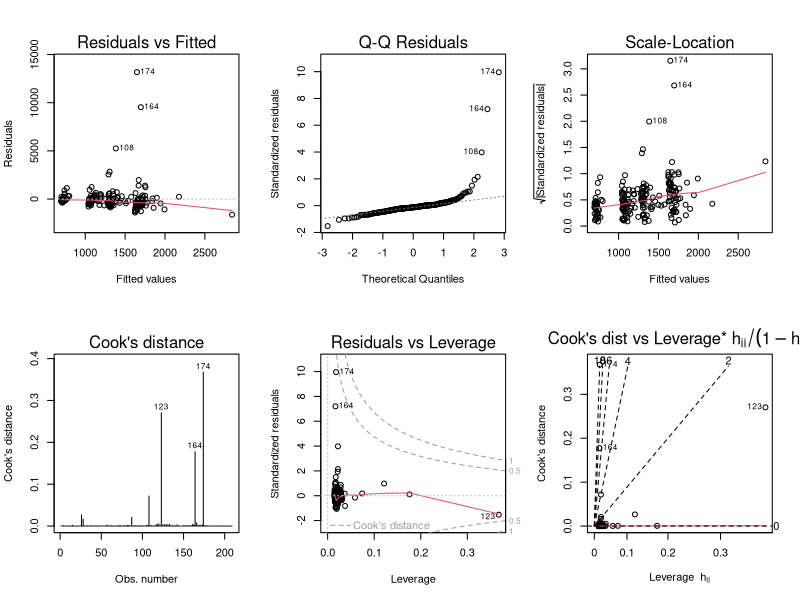
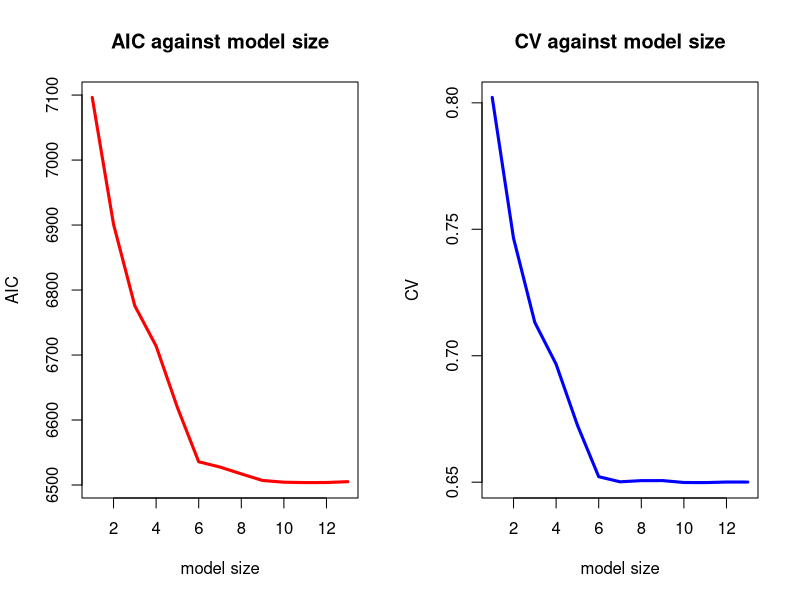

These figures' R source, in order:
## ---- chunk 1
knitr::opts_chunk$set(echo = TRUE, tidy.opts=list(width.cutoff=60), tidy=TRUE)
## ---- chunk 2
XXAXX = (1.079e-05 - 0)/ 1.095e-05
XXAXX
XXBXX = 2 * (1 - pt(0.9853881, df = 558))
XXBXX
XXFXX = pf(34.16, 13, 558, lower.tail = F)
XXFXX
## ---- chunk 3
ceodata<-read.csv("ceodata_num.csv")
## ---- chunk 4
# Code for fitting regression here
ceodata$FirmType<-factor(ceodata$FirmType,levels=c(1,2,3,4),labels=c("consumer product ","finance","industry","utility"))
fit = lm(salary~sales+FirmType, data = ceodata)
summary(fit)
## ---- chunk 5
# Code for different slopes for each type of firm
fit2 = lm(salary~sales+FirmType+sales:FirmType, data = ceodata) 
summary(fit2)
## ---- chunk 6
# Code for evaluating model
LOOCV<-function(lm){
    vals<-residuals(lm)/(1-lm.influence(lm)$hat)
    sum(vals^2)/length(vals)
}
data.frame(
  AIC = c(AIC(fit),AIC(fit2)),
  LOOCV = c(LOOCV(fit),LOOCV(fit2)),
  row.names = c("model a","model b")
)

## ---- chunk 7
# Code for diagnostics
par(mfrow = c(2, 3))
plot(lm(salary~sales+FirmType, data=ceodata), which=1:6)
## ---- chunk 8
movies<-read.csv("imdb_simplified.csv",header=TRUE)
movies<-movies[,-grep("name",names(movies))]  ## LINE2
movies<-movies[,!names(movies) %in% "movie_title"] ## LINE3
head(movies)
## ---- chunk 9
# The best submodel based on AIC
library(leaps)
movies.clean = movies[, -c(10,16)]
bMovie = regsubsets(imdb_score ~ ., movies.clean, nvmax = 14)

LOOCV<-function(lm){
    vals<-residuals(lm)/(1-lm.influence(lm)$hat)
    sum(vals^2)/length(vals)
}
calculateCriterion<-function(x=NULL,y,dataset,lmObj=NULL){
    #dataset contains only explanatory variables
    #x is a vector of logicals, length equal to number of explanatory variables in dataset, telling us which variables to keep
    #sigma2 is estimate of model on full dataset
    # either x or lmObj must be given to specify the smaller lm model
    sigma2=summary(lm(y~.,data=dataset))$sigma^2
    if(is.null(lmObj)) lmObj<-lm(y ~ ., data=dataset[,x,drop=FALSE]) #don't include intercept
    sumlmObj<-summary(lmObj)
    n<-nrow(dataset)
    p<-sum(x)
    RSS<-sumlmObj$sigma^2*(n-p-1)
    c(R2=sumlmObj$r.squared,
        R2adj=sumlmObj$adj.r.squared,
        "RSS/n"=RSS/n,
        LOOCV=LOOCV(lmObj),
        Cp=RSS/n+2*sigma2*(p+1)/n,
        CpAlt=RSS/sigma2-n+2*(p+1),
        AIC=AIC(lmObj), # n*log(RSS/n)+2*p +constant,
        BIC=BIC(lmObj) # n*log(RSS/n)+p*log(n) + constant
    )
}
critMovie<-apply(summary(bMovie)$which[,-1],1,calculateCriterion,
    y=movies.clean$imdb_score,
    dataset=movies.clean[,-13])
critMovie<-t(critMovie)
critMovie[,7]
data.frame(
  AIC = which.min(abs(critMovie[,"AIC"])),
  LOOCV = which.min(abs(critMovie[,"LOOCV"]))
)
summary(bMovie)$out
## ---- chunk 10
# The best submodel based on CV
critMovie[,4]
## ---- chunk 11
# plots of aic and cv vs. model size
AIC = critMovie[,7]
CV = critMovie[,4]
par(mfrow= c(1,2))
plot(c(1:13), AIC, lwd = 3, col = "red", type = "l", main = "AIC against model size", 
     xlab = "model size",ylab = "AIC")
plot(c(1:13), CV, lwd = 3, col = "blue", type = "l", main = "CV against model size", 
     xlab = "model size",ylab = "CV")
## ---- chunk 12
# applying step
stepwise.model = step(lm(imdb_score~.,data = movies.clean),trace=0, direction="both")
stepwise.model
AIC(stepwise.model)
